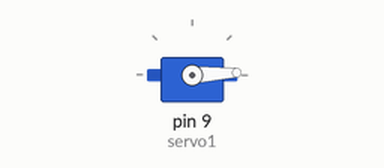
The sketch below on a simulated Arduino Uno, built with avr-gcc and run on an emulated ATmega328P. On the bench: servo.

Above: at 0.05 s.
At 0.7 s:
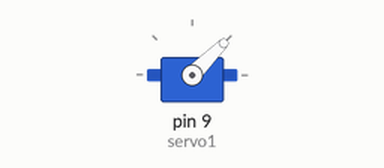
At 1.35 s:
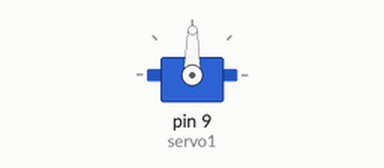
At 2.7 s:
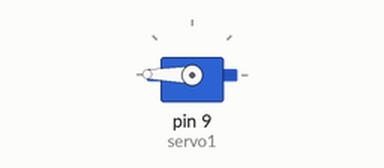
Timing chart, 0 to 6.3 s (numbered marks = the images above):
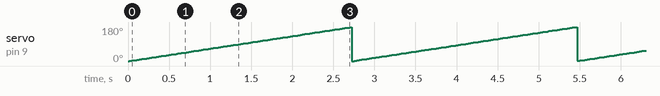

The sketch:

10F_Servo.ino
```cpp
#include <Servo.h>
Servo servo1;

void setup() {
  servo1.attach(9);
}

void loop() {
  for(int pos = 0; pos <= 180; pos++) {
    servo1.write(pos);
    delay(15);
  }
}
```

Measured:
- by itself, servo on pin 9 (servo1): ramps from 0° to 180° and jumps back, once every 2.7 s
